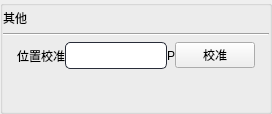
       <widget class="QGroupBox" name="groupBox_7">
        <property name="styleSheet">
         <string notr="true"/>
        </property>
        <layout class="QVBoxLayout" name="verticalLayout_7" stretch="1,7">
         <property name="leftMargin">
          <number>0</number>
         </property>
         <property name="topMargin">
          <number>3</number>
         </property>
         <property name="rightMargin">
          <number>0</number>
         </property>
         <property name="bottomMargin">
          <number>3</number>
         </property>
         <item>
          <layout class="QVBoxLayout" name="verticalLayout_6">
           <item>
            <widget class="QLabel" name="label_11">
             <property name="text">
              <string>其他</string>
             </property>
            </widget>
           </item>
           <item>
            <widget class="Line" name="line_4">
             <property name="sizePolicy">
              <sizepolicy hsizetype="Expanding" vsizetype="Fixed">
               <horstretch>0</horstretch>
               <verstretch>0</verstretch>
              </sizepolicy>
             </property>
             <property name="orientation">
              <enum>Qt::Horizontal</enum>
             </property>
            </widget>
           </item>
          </layout>
         </item>
         <item>
          <widget class="QWidget" name="gridWidget" native="true">
           <property name="styleSheet">
            <string notr="true">QLineEdit{
	border:1px solid rgb(41,45,57);
	height:25px;
	width:100px;
	border-radius:5px;
}
QLineEdit:hover{
	border:1px solid rgb(0,149,255);
}

QComboBox{
	border:1px solid rgb(41,45,57);
	height:25px;
	width:100px;
	border-radius:5px;
}</string>
           </property>
           <layout class="QVBoxLayout" name="verticalLayout_11" stretch="1">
            <property name="spacing">
             <number>0</number>
            </property>
            <property name="topMargin">
             <number>0</number>
            </property>
            <property name="bottomMargin">
             <number>39</number>
            </property>
            <item>
             <layout class="QHBoxLayout" name="horizontalLayout_22" stretch="1,4,1,1">
              <property name="leftMargin">
               <number>5</number>
              </property>
              <property name="rightMargin">
               <number>5</number>
              </property>
              <item>
               <widget class="QLabel" name="label_32">
                <property name="text">
                 <string>位置校准</string>
                </property>
               </widget>
              </item>
              <item>
               <widget class="QLineEdit" name="positionAdjustingLineEdit"/>
              </item>
              <item>
               <widget class="QLabel" name="label_33">
                <property name="text">
                 <string>P</string>
                </property>
                <property name="alignment">
                 <set>Qt::AlignCenter</set>
                </property>
               </widget>
              </item>
              <item>
               <widget class="QPushButton" name="adjustBtn">
                <property name="text">
                 <string>校准</string>
                </property>
               </widget>
              </item>
             </layout>
            </item>
           </layout>
          </widget>
         </item>
        </layout>
       </widget>
